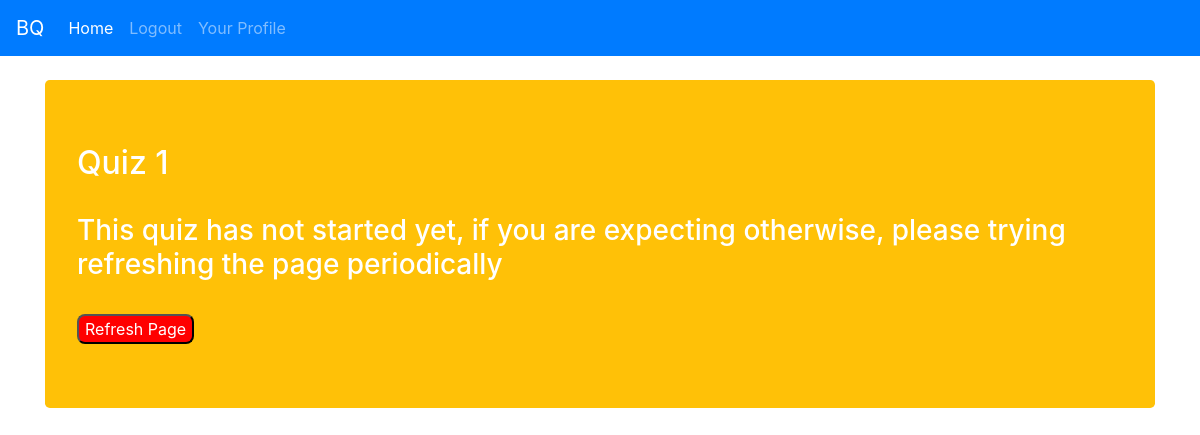
/quiz_play/01/01/as/ (signed in), run on an earlier commit of the app's database.
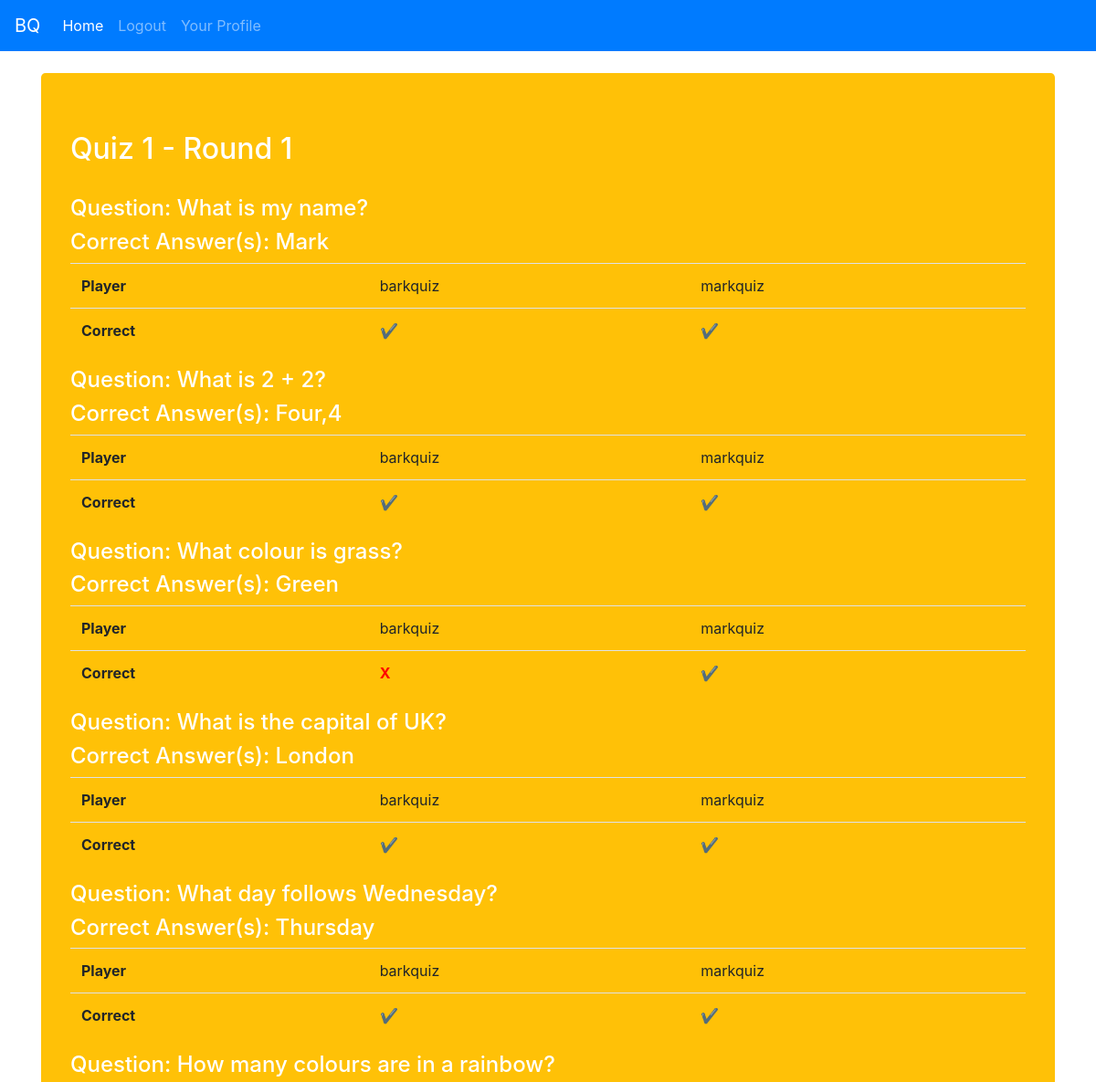
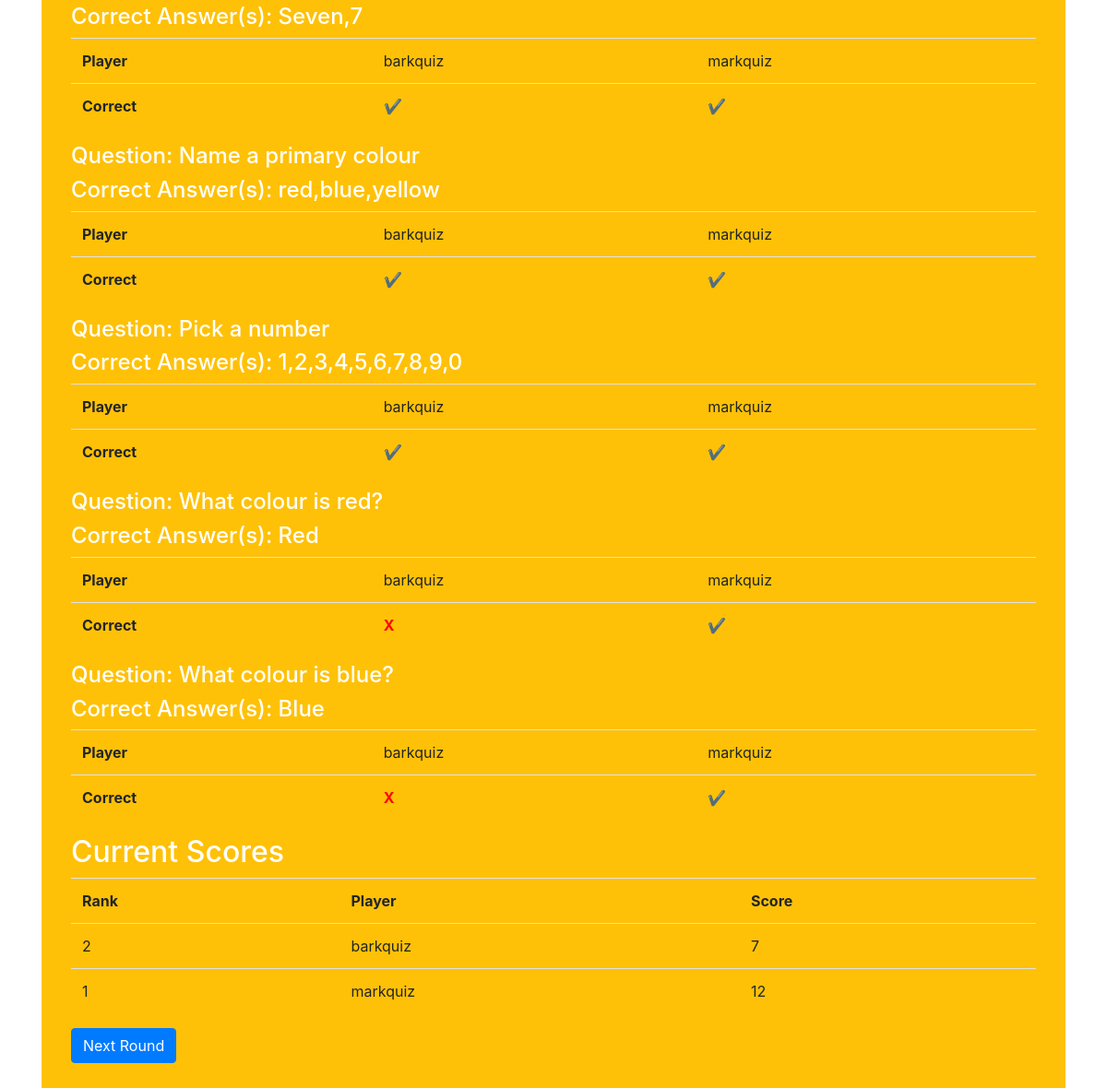
And on a later commit of the database (2 pictures, top to bottom).
### quiz/models.py (models this page shows, shortened)
class Round(models.Model):
    status_choices = [
        ('WA', 'Waiting for Answers'),
        ('SA', 'Showing Answers'),
        ]
    quiz_id = models.ForeignKey('Quiz',on_delete=models.CASCADE)
    round_number = models.IntegerField()
    round_status = models.CharField(max_length=2, default='WA', choices=status_choices)
    pic_round = models.BooleanField(default=False)
    question1 = models.CharField(max_length=256)
    true_answer1 = models.CharField(max_length=50)
    question2 = models.CharField(max_length=256)
    true_answer2 = models.CharField(max_length=50)
    question3 = models.CharField(max_length=256)
    true_answer3 = models.CharField(max_length=50)
    question4 = models.CharField(max_length=256)
    true_answer4 = models.CharField(max_length=50)
    question5 = models.CharField(max_length=256)
    true_answer5 = models.CharField(max_length=50)
    question6 = models.CharField(max_length=256)
    true_answer6 = models.CharField(max_length=50)
    question7 = models.CharField(max_length=256)
    true_answer7 = models.CharField(max_length=50)
    question8 = models.CharField(max_length=256)
    true_answer8 = models.CharField(max_length=50)
    question9 = models.CharField(max_length=256)
    true_answer9 = models.CharField(max_length=50)
    question10 = models.CharField(max_length=256)
    true_answer10 = models.CharField(max_length=50)
    picture1 = models.ImageField(upload_to='quiz_pics',blank=True)
    picture2 = models.ImageField(upload_to='quiz_pics',blank=True)
    picture3 = models.ImageField(upload_to='quiz_pics',blank=True)
    picture4 = models.ImageField(upload_to='quiz_pics',blank=True)
    picture5 = models.ImageField(upload_to='quiz_pics',blank=True)
    picture6 = models.ImageField(upload_to='quiz_pics',blank=True)
    picture7 = models.ImageField(upload_to='quiz_pics',blank=True)
    picture8 = models.ImageField(upload_to='quiz_pics',blank=True)
    picture9 = models.ImageField(upload_to='quiz_pics',blank=True)
    picture10 = models.ImageField(upload_to='quiz_pics',blank=True)

class Answer(models.Model):
    quiz_number = models.IntegerField()
    round_number = models.IntegerField()
    username = models.CharField(max_length=50)
    answer1 = models.CharField(max_length=50,blank=True)
    correct1 = models.BooleanField(default=False)
    answer2 = models.CharField(max_length=50,blank=True)
    correct2 = models.BooleanField(default=False)
    answer3 = models.CharField(max_length=50,blank=True)
    correct3 = models.BooleanField(default=False)
    answer4 = models.CharField(max_length=50,blank=True)
    correct4 = models.BooleanField(default=False)
    answer5 = models.CharField(max_length=50,blank=True)
    correct5 = models.BooleanField(default=False)
    answer6 = models.CharField(max_length=50,blank=True)
    correct6 = models.BooleanField(default=False)
    answer7 = models.CharField(max_length=50,blank=True)
    correct7 = models.BooleanField(default=False)
    answer8 = models.CharField(max_length=50,blank=True)
    correct8 = models.BooleanField(default=False)
    answer9 = models.CharField(max_length=50,blank=True)
    correct9 = models.BooleanField(default=False)
    answer10 = models.CharField(max_length=50,blank=True)
    correct10 = models.BooleanField(default=False)
    def get_round_score(self):
        score = self.correct1 + self.correct2 + self.correct3 + self.correct4 + self.correct5 + \
                self.correct6 + self.correct7 + self.correct8 + self.correct9 + self.correct10
        return score

### quiz/views.py (the view)
# urls.py: url(r'^quiz_play/([0-9]{2})/([0-9]{2})/([aqs]{2})/$', views.quiz_play, name='quiz_play'),
@login_required
def quiz_play(request, quiz_id, round_number, stage):
    quiz_id = int(quiz_id)
    round_number = int(round_number)
    quiz = Quiz.objects.filter(quiz_id=quiz_id)[0]
    round = Round.objects.filter(quiz_id=quiz_id,round_number=round_number)[0]
    total_rounds = len(Round.objects.filter(quiz_id=quiz_id))
    if round_number == total_rounds:
        final_round = True
    else:
        final_round = False
    pic_round = round.pic_round
    username = request.user.username
    submitted = False
    q_and_a = {}
    scores = []
    leader = ''
    if stage == 'qs':
        sub_answers = Answer.objects.filter(quiz_number=quiz_id,round_number=round_number,username=username)
        if round_number < 10:
            next_round = '0' + str(round_number)
        else:
            next_round = str(round_number)
        if sub_answers:
            submitted = True
        else:
            if request.method == "POST":
                form_data = request.POST.copy()
                form_data.update({'quiz_number':quiz_id, 'round_number':round_number, 'username':username})
                form_data = mark_answers(form_data, round)
                answers = AnswerForm(data=form_data)
                errors = answers.errors.as_data()
                answers.is_valid()
                answers.save()
                submitted = True
            else:
                answers = AnswerForm()
                q_and_a = answers
    elif stage == 'as':
        round_answers = Answer.objects.filter(quiz_number=quiz_id,round_number=round_number)
        users = [ra.username for ra in round_answers]
        q_and_a = [{'question':round.question1,'answer':round.true_answer1,'picture':round.picture1,'users':users,'correct':[ra.correct1 for ra in round_answers]},
            {'question':round.question2,'answer':round.true_answer2,'picture':round.picture2,'users':users,'correct':[ra.correct2 for ra in round_answers]},
            {'question':round.question3,'answer':round.true_answer3,'picture':round.picture3,'users':users,'correct':[ra.correct3 for ra in round_answers]},
            {'question':round.question4,'answer':round.true_answer4,'picture':round.picture4,'users':users,'correct':[ra.correct4 for ra in round_answers]},
            {'question':round.question5,'answer':round.true_answer5,'picture':round.picture5,'users':users,'correct':[ra.correct5 for ra in round_answers]},
            {'question':round.question6,'answer':round.true_answer6,'picture':round.picture6,'users':users,'correct':[ra.correct6 for ra in round_answers]},
            {'question':round.question7,'answer':round.true_answer7,'picture':round.picture7,'users':users,'correct':[ra.correct7 for ra in round_answers]},
            {'question':round.question8,'answer':round.true_answer8,'picture':round.picture8,'users':users,'correct':[ra.correct8 for ra in round_answers]},
            {'question':round.question9,'answer':round.true_answer9,'picture':round.picture9,'users':users,'correct':[ra.correct9 for ra in round_answers]},
            {'question':round.question10,'answer':round.true_answer10,'picture':round.picture10,'users':users,'correct':[ra.correct10 for ra in round_answers]}]
        scores = get_scores(quiz_id)
        leader = scores[0]['user']
        next_round = get_next_round(round_number)
    else:
        q_and_a = {}
    context = {'quiz_id':quiz_id,
               'quiz_started':quiz.started,
               'round_status':round.round_status,
               'round_number':round_number,
               'next_round':next_round,
               'pic_round':pic_round,
               'submitted':submitted,
               'q_and_a':q_and_a,
               'scores':scores,
               'leader':leader,
               'stage':stage,
               'final_round':final_round,
               'next_stage':flip_stage(stage)}
    return render(request,'quiz/quiz_play.html',context=context)

### quiz/views.py (called while the page is built)
def get_scores(quiz_id):
    answers = Answer.objects.filter(quiz_number=quiz_id)
    users = set([ra.username for ra in answers])
    scores = []
    for user in users:
        score = 0
        for answer in answers:
            if answer.username == user:
                score += answer.get_round_score()
        scores.append({'user':user,'score':score,'placing':''})
    all_scores = [s['score'] for s in scores]
    all_scores.sort(reverse=True)
    scores_placings = [all_scores.index(x) for x in all_scores]
    scores_zip = zip(all_scores,scores_placings)
    scores_dict = {}
    for tup in scores_zip:
        if tup[0] not in scores_dict:
            scores_dict[tup[0]] = tup[1] + 1
    for score in scores:
        score['placing'] = scores_dict[score['score']]
    return scores

def flip_stage(stage):
    if stage == 'qs':
        stage = 'as'
    else:
        stage = 'qs'
    return stage

def get_next_round(round):
    if round < 9:
        next_round = '0' + str(round + 1)
    else:
        next_round = str(round + 1)
    return next_round

### templates/quiz/quiz_play.html (shortened to what this page needs)
{% extends 'quiz/base.html' %}
{% load static %}
{% block bodyBlock %}
<div class="jumbotron bg-warning text-white">
  {% if not quiz_started %}
    <h2>Quiz {{ quiz_id }}</h2>
    <br>
    <h3>This quiz has not started yet, if you are expecting otherwise,
      please trying refreshing the page periodically</h3>
    <br>
    <button onClick="window.location.reload();" class="reset">Refresh Page</button>
  {% else %}
    {% if stage == 'qs' %}
      <h2>Quiz {{ quiz_id }} - Round {{ round_number }}</h2>
      <br>
      {% if submitted %}
        {% if round_status == 'WA' %}
          <h3>Thank you for your answers, please wait while others submit theirs</h3>
          <br>
          <button onClick="window.location.reload();" class="reset">Refresh Page</button>
        {% else %}
          <h3>Everybody has submitted their answers, please click below to see the scores</h3>
          <a href="{% url 'quiz_play' '01' next_round 'as' %}" class="btn btn-primary">Scores</a>
        {% endif %}
      {% else %}
        <h3>Please enter your answers below:</h3>
        <form enctype="multipart/form-data" method="post">
          {% csrf_token %}
          {{ q_and_a.as_p }}
          <!-- <ol>
            {% for this_round in q_and_a %}
              <li>{{ this_round.answer }}</li>
            {% endfor %}
          </ol> -->
            <!-- <li>{{ q_and_a.round.question1 }}</li>
            {% if pic_round %}
              {{ q_and_a.round.picture1.url }}
              <img src="{{ q_and_a.round.picture1.url }}" alt="Uh oh, pic missing">
            {% endif %}
            {{ q_and_a.answers.answer1 }}
            <li>{{ q_and_a.round.question2 }}</li>
            {{ q_and_a.answers.answer2 }}
            <li>{{ q_and_a.round.question3 }}</li>
            {{ q_and_a.answers.answer3 }}
            <li>{{ q_and_a.round.question4 }}</li>
            {{ q_and_a.answers.answer4 }}
            <li>{{ q_and_a.round.question5 }}</li>
            {{ q_and_a.answers.answer5 }}
            <li>{{ q_and_a.round.question6 }}</li>
            {{ q_and_a.answers.answer6 }}
            <li>{{ q_and_a.round.question7 }}</li>
            {{ q_and_a.answers.answer7 }}
            <li>{{ q_and_a.round.question8 }}</li>
            {{ q_and_a.answers.answer8 }}
            <li>{{ q_and_a.round.question9 }}</li>
            {{ q_and_a.answers.answer9 }}
            <li>{{ q_and_a.round.question10 }}</li>
            {{ q_and_a.answers.answer10 }}
          </ol> -->
          <input type="submit" name="" value="Submit Answers">
        </form>
      {% endif %}
    {% elif stage == 'as' %}
      <h2>Quiz {{ quiz_id }} - Round {{ round_number }}</h2>
      <br>
      {% for q in q_and_a %}
        <h4>Question: {{ q.question }}</h4>
        <h4>Correct Answer(s): {{ q.answer }}</h4>
        <table class="table">
          <tr>
            <th>Player</th>
            {% for player in q.users %}
              <td>{{ player }}</td>
            {% endfor %}
          </tr>
          <tr>
            <th>Correct</th>
            {% for correct in q.correct %}
              {% if correct %}
                <td style='color:green; font-weight:bold;'>&#10004;</td>
              {% else %}
                <td style='color:red; font-weight:bold;'>X</td>
              {% endif %}
            {% endfor %}
          </tr>
        </table>
      {% endfor %}
      {% if not final_round %}
        <h2>Current Scores</h2>
      {% else %}
        <h2>The Final Scores</h2>
      {% endif %}
      <table class="table">
        <tr>
          <th>Rank</th><th>Player</th><th>Score</th>
        </tr>
        {% for score in scores %}
        <tr>
          <td>{{ score.placing }}</td><td>{{ score.user }}</td><td>{{ score.score }}</td>
        </tr>
        {% endfor %}
      </table>
      {% if not final_round %}
        <a href="{% url 'quiz_play' '01' next_round 'qs' %}" class="btn btn-primary">Next Round</a>
      {% else %}
        <h3>Congratulations to {{ leader }}!</h3>
      {% endif %}
    {% endif %}
  {% endif %}
</div>
{% endblock %}

### templates/quiz/base.html (shortened to what this page needs)
{% load static %}
<!DOCTYPE html>
<html lang="en" dir="ltr">
  <head>
    <link rel="stylesheet" href="https://stackpath.bootstrapcdn.com/bootstrap/4.5.0/css/bootstrap.min.css">
    <link href="{% static 'css_main.css' %}" rel="stylesheet" type="text/css">
  </head>
  <body>
    <nav class="navbar navbar-expand-lg navbar-dark bg-primary">
      <a class="navbar-brand" href="#">BQ</a>
      <div class="collapse navbar-collapse" id="navbarSupportedContent">
        <ul class="navbar-nav mr-auto">
          <li class="nav-item active">
            <a class="nav-link" href="{% url 'index' %}">Home <span class="sr-only">(current)</span></a>
          </li>
          {% if user.is_authenticated %}
            <li class="nav-item">
              <a class="nav-link" href="{% url 'logout' %}">Logout</a>
            </li>
            <li class="nav-item">
              <a class="nav-link" href="{% url 'user_profile' %}">Your Profile</a>
            </li>
          {% endif %}
        </ul>
      </div>
    </nav>
    <br>
    <div class="container">
      {% block bodyBlock %}
      {% endblock %}
    </div>
  </body>
</html>

What changed in the data, as far as the page shows it:
now on this page (row edited): Round: question "What is my name?" "What is 2 + 2?" "What colour is grass?" "What is the capital of UK?" "What day follows Wednesday?" "How many colours are in a rainbow?" "Name a primary colour" "Pick a number" "What colour is red?" "What colour is blue?", answer "Mark" "Four,4" "Green" "London" "Thursday" "Seven,7" "red,blue,yellow" "1,2,3,4,5,6,7,8,9,0" "Red" "Blue"
now on this page (row unchanged): Answer: users "barkquiz" "barkquiz" "barkquiz" "barkquiz" "barkquiz" "barkquiz" "barkquiz" "barkquiz" "barkquiz" "barkquiz", user "barkquiz"
added Answer: users "markquiz" "markquiz" "markquiz" "markquiz" "markquiz" "markquiz" "markquiz" "markquiz" "markquiz" "markquiz", user "markquiz"
Also different on the page:
{{ quiz_id }}: (not shown) → "1"
{{ round_number }}: (not shown) → "1"
{{ quiz_id }}: "1" → (not shown)
text no longer shown: "This quiz has not started yet, if you are expecting otherwise, please trying refreshing the page periodically Refresh Page"
text now shown: "- Round Current Scores Rank Player Score Next Round"
new list line: "Question: Correct Answer(s): Player Correct"
new list line: "Question: Correct Answer(s): Player Correct X"
new list line: "2 7"
new list line: "1 12"
